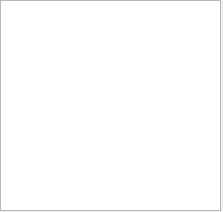
<?xml version="1.0" encoding="UTF-8"?>
<ui version="4.0">
 <class>preview</class>
 <widget class="QWidget" name="preview">
  <property name="geometry">
   <rect>
    <x>0</x>
    <y>0</y>
    <width>223</width>
    <height>212</height>
   </rect>
  </property>
  <property name="windowTitle">
   <string>Form</string>
  </property>
  <widget class="QTextBrowser" name="textBrowser">
   <property name="geometry">
    <rect>
     <x>0</x>
     <y>0</y>
     <width>221</width>
     <height>211</height>
    </rect>
   </property>
  </widget>
 </widget>
 <resources/>
 <connections/>
</ui>
